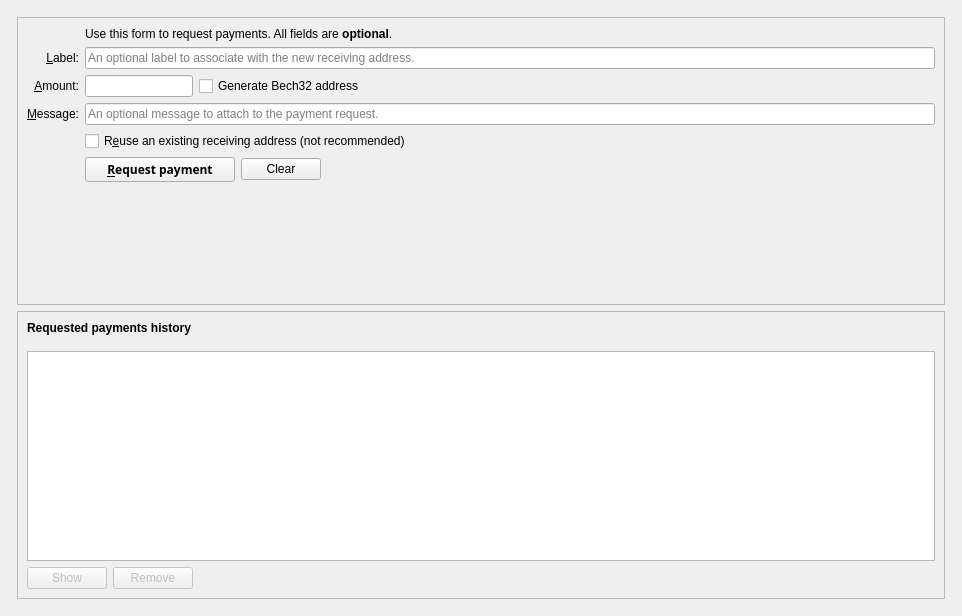
<?xml version="1.0" encoding="UTF-8"?>
<ui version="4.0">
 <class>ReceiveCoinsDialog</class>
 <widget class="QWidget" name="ReceiveCoinsDialog">
  <property name="geometry">
   <rect>
    <x>0</x>
    <y>0</y>
    <width>962</width>
    <height>616</height>
   </rect>
  </property>
  <layout class="QVBoxLayout" name="verticalLayout" stretch="0">
   <item>
    <layout class="QVBoxLayout" name="verticalLayout_Master" stretch="0,1">
     <property name="spacing">
      <number>0</number>
     </property>
     <item>
      <widget class="QFrame" name="frame_Header">
       <layout class="QVBoxLayout" name="verticalLayout_8">
        <property name="leftMargin">
         <number>0</number>
        </property>
        <property name="topMargin">
         <number>0</number>
        </property>
        <property name="rightMargin">
         <number>0</number>
        </property>
        <property name="bottomMargin">
         <number>0</number>
        </property>
        <item>
         <layout class="QHBoxLayout" name="horizontalLayout_Header"/>
        </item>
       </layout>
      </widget>
     </item>
     <item>
      <widget class="QFrame" name="frame_BG">
       <layout class="QVBoxLayout" name="verticalLayout_5">
        <property name="leftMargin">
         <number>6</number>
        </property>
        <property name="topMargin">
         <number>6</number>
        </property>
        <property name="rightMargin">
         <number>6</number>
        </property>
        <property name="bottomMargin">
         <number>6</number>
        </property>
        <item>
         <widget class="QFrame" name="frame2">
          <property name="sizePolicy">
           <sizepolicy hsizetype="Preferred" vsizetype="Expanding">
            <horstretch>0</horstretch>
            <verstretch>0</verstretch>
           </sizepolicy>
          </property>
          <property name="frameShape">
           <enum>QFrame::StyledPanel</enum>
          </property>
          <property name="frameShadow">
           <enum>QFrame::Sunken</enum>
          </property>
          <layout class="QVBoxLayout" name="verticalLayout_3">
           <item>
            <layout class="QGridLayout" name="gridLayout">
             <item row="7" column="2">
              <widget class="QCheckBox" name="reuseAddress">
               <property name="toolTip">
                <string>Reuse one of the previously used receiving addresses.&lt;br&gt;Reusing addresses has security and privacy issues.&lt;br&gt;Do not use this unless re-generating a payment request made before.</string>
               </property>
               <property name="text">
                <string>R&amp;euse an existing receiving address (not recommended)</string>
               </property>
              </widget>
             </item>
             <item row="7" column="0">
              <widget class="QLabel" name="label_4">
               <property name="text">
                <string/>
               </property>
              </widget>
             </item>
             <item row="6" column="0">
              <widget class="QLabel" name="label_3">
               <property name="toolTip">
                <string>An optional message to attach to the payment request, which will be displayed when the request is opened. Note: The message will not be sent with the payment over the CPTS network.</string>
               </property>
               <property name="text">
                <string>&amp;Message:</string>
               </property>
               <property name="alignment">
                <set>Qt::AlignRight|Qt::AlignTrailing|Qt::AlignVCenter</set>
               </property>
               <property name="buddy">
                <cstring>reqMessage</cstring>
               </property>
              </widget>
             </item>
             <item row="4" column="2">
              <widget class="QLineEdit" name="reqLabel">
               <property name="toolTip">
                <string>An optional label to associate with the new receiving address.</string>
               </property>
               <property name="placeholderText">
                <string>An optional label to associate with the new receiving address.</string>
               </property>
              </widget>
             </item>
             <item row="6" column="2">
              <widget class="QLineEdit" name="reqMessage">
               <property name="toolTip">
                <string>An optional message to attach to the payment request, which will be displayed when the request is opened.&lt;br&gt;Note: The message will not be sent with the payment over the CPTS network.</string>
               </property>
               <property name="placeholderText">
                <string>An optional message to attach to the payment request.</string>
               </property>
              </widget>
             </item>
             <item row="2" column="2">
              <widget class="QLabel" name="label_5">
               <property name="text">
                <string>Use this form to request payments. All fields are &lt;b&gt;optional&lt;/b&gt;.</string>
               </property>
              </widget>
             </item>
             <item row="4" column="0">
              <widget class="QLabel" name="label_2">
               <property name="toolTip">
                <string>An optional label to associate with the new receiving address.</string>
               </property>
               <property name="text">
                <string>&amp;Label:</string>
               </property>
               <property name="alignment">
                <set>Qt::AlignRight|Qt::AlignTrailing|Qt::AlignVCenter</set>
               </property>
               <property name="buddy">
                <cstring>reqLabel</cstring>
               </property>
              </widget>
             </item>
             <item row="5" column="0">
              <widget class="QLabel" name="label">
               <property name="toolTip">
                <string>An optional amount to request. Leave this empty or zero to not request a specific amount.</string>
               </property>
               <property name="text">
                <string>&amp;Amount:</string>
               </property>
               <property name="alignment">
                <set>Qt::AlignRight|Qt::AlignTrailing|Qt::AlignVCenter</set>
               </property>
               <property name="buddy">
                <cstring>reqAmount</cstring>
               </property>
              </widget>
             </item>
             <item row="5" column="2">
              <layout class="QHBoxLayout" name="horizontalLayout_6">
               <item>
                <widget class="BitcoinAmountField" name="reqAmount">
                 <property name="sizePolicy">
                  <sizepolicy hsizetype="Fixed" vsizetype="Fixed">
                   <horstretch>0</horstretch>
                   <verstretch>0</verstretch>
                  </sizepolicy>
                 </property>
                 <property name="minimumSize">
                  <size>
                   <width>80</width>
                   <height>0</height>
                  </size>
                 </property>
                 <property name="maximumSize">
                  <size>
                   <width>1000</width>
                   <height>100</height>
                  </size>
                 </property>
                 <property name="toolTip">
                  <string>An optional amount to request. Leave this empty or zero to not request a specific amount.</string>
                 </property>
                </widget>
               </item>
               <item>
                <widget class="QCheckBox" name="useBech32">
                 <property name="sizePolicy">
                  <sizepolicy hsizetype="Fixed" vsizetype="Fixed">
                   <horstretch>0</horstretch>
                   <verstretch>0</verstretch>
                  </sizepolicy>
                 </property>
                 <property name="maximumSize">
                  <size>
                   <width>1000</width>
                   <height>16777215</height>
                  </size>
                 </property>
                 <property name="focusPolicy">
                  <enum>Qt::StrongFocus</enum>
                 </property>
                 <property name="toolTip">
                  <string>Bech32 addresses (BIP-173) are cheaper to spend from and offer better protection against typos. When unchecked a P2SH wrapped SegWit address will be created, compatible with older wallets.</string>
                 </property>
                 <property name="text">
                  <string>Generate Bech32 address</string>
                 </property>
                </widget>
               </item>
               <item>
                <spacer name="horizontalSpacer_3">
                 <property name="orientation">
                  <enum>Qt::Horizontal</enum>
                 </property>
                 <property name="sizeHint" stdset="0">
                  <size>
                   <width>0</width>
                   <height>0</height>
                  </size>
                 </property>
                </spacer>
               </item>
              </layout>
             </item>
             <item row="8" column="0">
              <widget class="QLabel" name="label_7">
               <property name="text">
                <string/>
               </property>
              </widget>
             </item>
             <item row="8" column="2">
              <layout class="QHBoxLayout" name="horizontalLayout">
               <item>
                <widget class="QPushButton" name="receiveButton">
                 <property name="minimumSize">
                  <size>
                   <width>150</width>
                   <height>0</height>
                  </size>
                 </property>
                 <property name="font">
                  <font>
                   <family>Montserrat</family>
                   <weight>75</weight>
                   <bold>true</bold>
                  </font>
                 </property>
                 <property name="text">
                  <string>&amp;Request payment</string>
                 </property>
                </widget>
               </item>
               <item>
                <widget class="QPushButton" name="clearButton">
                 <property name="sizePolicy">
                  <sizepolicy hsizetype="Minimum" vsizetype="Fixed">
                   <horstretch>0</horstretch>
                   <verstretch>0</verstretch>
                  </sizepolicy>
                 </property>
                 <property name="toolTip">
                  <string>Clear all fields of the form.</string>
                 </property>
                 <property name="text">
                  <string>Clear</string>
                 </property>
                 <property name="autoDefault">
                  <bool>false</bool>
                 </property>
                </widget>
               </item>
               <item>
                <spacer name="horizontalSpacer">
                 <property name="orientation">
                  <enum>Qt::Horizontal</enum>
                 </property>
                 <property name="sizeHint" stdset="0">
                  <size>
                   <width>40</width>
                   <height>20</height>
                  </size>
                 </property>
                </spacer>
               </item>
              </layout>
             </item>
             <item row="9" column="2">
              <spacer name="verticalSpacer">
               <property name="orientation">
                <enum>Qt::Vertical</enum>
               </property>
               <property name="sizeHint" stdset="0">
                <size>
                 <width>20</width>
                 <height>60</height>
                </size>
               </property>
              </spacer>
             </item>
            </layout>
           </item>
          </layout>
         </widget>
        </item>
        <item>
         <widget class="QFrame" name="frame">
          <property name="sizePolicy">
           <sizepolicy hsizetype="Preferred" vsizetype="Expanding">
            <horstretch>0</horstretch>
            <verstretch>0</verstretch>
           </sizepolicy>
          </property>
          <property name="frameShape">
           <enum>QFrame::StyledPanel</enum>
          </property>
          <property name="frameShadow">
           <enum>QFrame::Raised</enum>
          </property>
          <layout class="QVBoxLayout" name="verticalLayout_2">
           <item>
            <widget class="QLabel" name="label_6">
             <property name="font">
              <font>
               <weight>75</weight>
               <bold>true</bold>
              </font>
             </property>
             <property name="text">
              <string>Requested payments history</string>
             </property>
            </widget>
           </item>
           <item>
            <spacer name="verticalSpacer_2">
             <property name="orientation">
              <enum>Qt::Vertical</enum>
             </property>
             <property name="sizeType">
              <enum>QSizePolicy::Preferred</enum>
             </property>
             <property name="sizeHint" stdset="0">
              <size>
               <width>20</width>
               <height>10</height>
              </size>
             </property>
            </spacer>
           </item>
           <item>
            <widget class="QTableView" name="recentRequestsView">
             <property name="sizePolicy">
              <sizepolicy hsizetype="Expanding" vsizetype="Expanding">
               <horstretch>0</horstretch>
               <verstretch>1</verstretch>
              </sizepolicy>
             </property>
             <property name="palette">
              <palette>
               <active>
                <colorrole role="Text">
                 <brush brushstyle="SolidPattern">
                  <color alpha="255">
                   <red>51</red>
                   <green>51</green>
                   <blue>51</blue>
                  </color>
                 </brush>
                </colorrole>
               </active>
               <inactive>
                <colorrole role="Text">
                 <brush brushstyle="SolidPattern">
                  <color alpha="255">
                   <red>51</red>
                   <green>51</green>
                   <blue>51</blue>
                  </color>
                 </brush>
                </colorrole>
               </inactive>
               <disabled>
                <colorrole role="Text">
                 <brush brushstyle="SolidPattern">
                  <color alpha="255">
                   <red>85</red>
                   <green>85</green>
                   <blue>85</blue>
                  </color>
                 </brush>
                </colorrole>
               </disabled>
              </palette>
             </property>
             <property name="contextMenuPolicy">
              <enum>Qt::CustomContextMenu</enum>
             </property>
             <property name="tabKeyNavigation">
              <bool>false</bool>
             </property>
             <property name="showGrid">
              <bool>false</bool>
             </property>
             <property name="sortingEnabled">
              <bool>true</bool>
             </property>
            </widget>
           </item>
           <item>
            <layout class="QHBoxLayout" name="horizontalLayout_2">
             <item>
              <widget class="QPushButton" name="showRequestButton">
               <property name="enabled">
                <bool>false</bool>
               </property>
               <property name="toolTip">
                <string>Show the selected request (does the same as double clicking an entry)</string>
               </property>
               <property name="text">
                <string>Show</string>
               </property>
               <property name="icon">
                <iconset resource="../cpts.qrc">
                 <normaloff>:/icons/edit</normaloff>:/icons/edit</iconset>
               </property>
               <property name="autoDefault">
                <bool>false</bool>
               </property>
              </widget>
             </item>
             <item>
              <widget class="QPushButton" name="removeRequestButton">
               <property name="enabled">
                <bool>false</bool>
               </property>
               <property name="toolTip">
                <string>Remove the selected entries from the list</string>
               </property>
               <property name="text">
                <string>Remove</string>
               </property>
               <property name="icon">
                <iconset resource="../cpts.qrc">
                 <normaloff>:/icons/remove</normaloff>:/icons/remove</iconset>
               </property>
               <property name="autoDefault">
                <bool>false</bool>
               </property>
              </widget>
             </item>
             <item>
              <spacer name="horizontalSpacer_2">
               <property name="orientation">
                <enum>Qt::Horizontal</enum>
               </property>
               <property name="sizeHint" stdset="0">
                <size>
                 <width>40</width>
                 <height>20</height>
                </size>
               </property>
              </spacer>
             </item>
            </layout>
           </item>
          </layout>
         </widget>
        </item>
       </layout>
      </widget>
     </item>
    </layout>
   </item>
  </layout>
 </widget>
 <customwidgets>
  <customwidget>
   <class>BitcoinAmountField</class>
   <extends>QLineEdit</extends>
   <header>bitcoinamountfield.h</header>
   <container>1</container>
  </customwidget>
 </customwidgets>
 <tabstops>
  <tabstop>reqLabel</tabstop>
  <tabstop>reqAmount</tabstop>
  <tabstop>reqMessage</tabstop>
  <tabstop>reuseAddress</tabstop>
  <tabstop>receiveButton</tabstop>
  <tabstop>clearButton</tabstop>
  <tabstop>recentRequestsView</tabstop>
  <tabstop>showRequestButton</tabstop>
  <tabstop>removeRequestButton</tabstop>
 </tabstops>
 <resources>
  <include location="../cpts.qrc"/>
 </resources>
 <connections/>
</ui>
